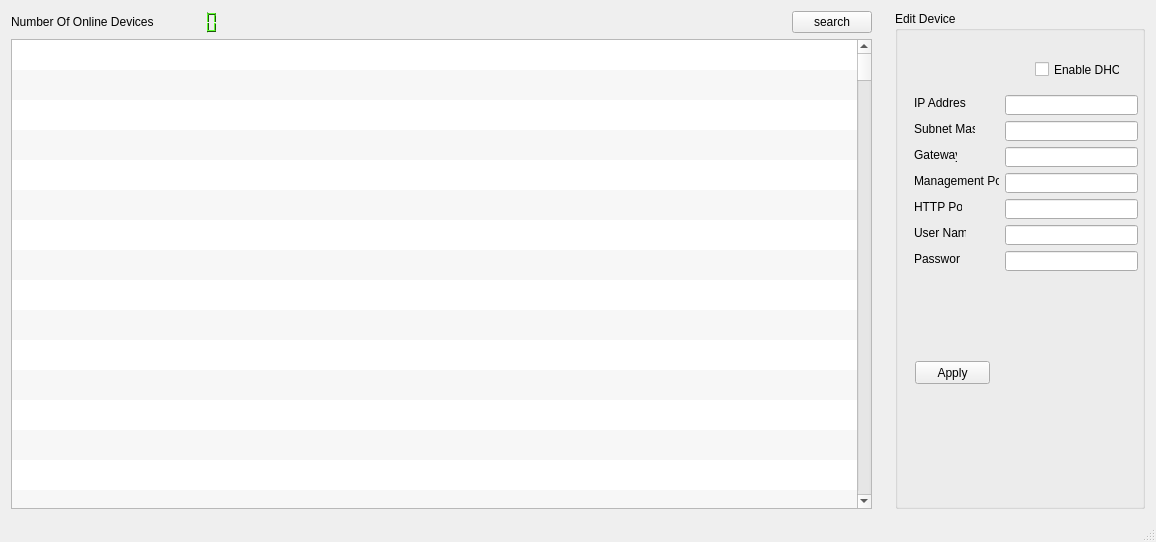
<?xml version="1.0" encoding="UTF-8"?>
<ui version="4.0">
 <class>MainWindow</class>
 <widget class="QMainWindow" name="MainWindow">
  <property name="geometry">
   <rect>
    <x>0</x>
    <y>0</y>
    <width>1156</width>
    <height>542</height>
   </rect>
  </property>
  <property name="minimumSize">
   <size>
    <width>1156</width>
    <height>542</height>
   </size>
  </property>
  <property name="windowTitle">
   <string>ODST</string>
  </property>
  <widget class="QWidget" name="centralWidget">
   <layout class="QHBoxLayout" name="horizontalLayout_2">
    <item>
     <layout class="QHBoxLayout" name="horizontalLayout"/>
    </item>
    <item>
     <layout class="QVBoxLayout" name="verticalLayout_2">
      <item>
       <layout class="QHBoxLayout" name="horizontalLayout_3">
        <item>
         <widget class="QLabel" name="label">
          <property name="text">
           <string>Number Of Online Devices</string>
          </property>
         </widget>
        </item>
        <item>
         <widget class="QLCDNumber" name="lcdNumber">
          <property name="sizePolicy">
           <sizepolicy hsizetype="Maximum" vsizetype="Preferred">
            <horstretch>0</horstretch>
            <verstretch>0</verstretch>
           </sizepolicy>
          </property>
          <property name="sizeIncrement">
           <size>
            <width>50</width>
            <height>50</height>
           </size>
          </property>
          <property name="palette">
           <palette>
            <active>
             <colorrole role="WindowText">
              <brush brushstyle="SolidPattern">
               <color alpha="255">
                <red>0</red>
                <green>0</green>
                <blue>0</blue>
               </color>
              </brush>
             </colorrole>
             <colorrole role="Button">
              <brush brushstyle="SolidPattern">
               <color alpha="255">
                <red>63</red>
                <green>170</green>
                <blue>30</blue>
               </color>
              </brush>
             </colorrole>
             <colorrole role="Light">
              <brush brushstyle="SolidPattern">
               <color alpha="255">
                <red>94</red>
                <green>255</green>
                <blue>45</blue>
               </color>
              </brush>
             </colorrole>
             <colorrole role="Midlight">
              <brush brushstyle="SolidPattern">
               <color alpha="255">
                <red>78</red>
                <green>212</green>
                <blue>37</blue>
               </color>
              </brush>
             </colorrole>
             <colorrole role="Dark">
              <brush brushstyle="SolidPattern">
               <color alpha="255">
                <red>31</red>
                <green>85</green>
                <blue>15</blue>
               </color>
              </brush>
             </colorrole>
             <colorrole role="Mid">
              <brush brushstyle="SolidPattern">
               <color alpha="255">
                <red>42</red>
                <green>113</green>
                <blue>20</blue>
               </color>
              </brush>
             </colorrole>
             <colorrole role="Text">
              <brush brushstyle="SolidPattern">
               <color alpha="255">
                <red>0</red>
                <green>0</green>
                <blue>0</blue>
               </color>
              </brush>
             </colorrole>
             <colorrole role="BrightText">
              <brush brushstyle="SolidPattern">
               <color alpha="255">
                <red>255</red>
                <green>255</green>
                <blue>255</blue>
               </color>
              </brush>
             </colorrole>
             <colorrole role="ButtonText">
              <brush brushstyle="SolidPattern">
               <color alpha="255">
                <red>0</red>
                <green>0</green>
                <blue>0</blue>
               </color>
              </brush>
             </colorrole>
             <colorrole role="Base">
              <brush brushstyle="SolidPattern">
               <color alpha="255">
                <red>255</red>
                <green>255</green>
                <blue>255</blue>
               </color>
              </brush>
             </colorrole>
             <colorrole role="Window">
              <brush brushstyle="SolidPattern">
               <color alpha="255">
                <red>63</red>
                <green>170</green>
                <blue>30</blue>
               </color>
              </brush>
             </colorrole>
             <colorrole role="Shadow">
              <brush brushstyle="SolidPattern">
               <color alpha="255">
                <red>0</red>
                <green>0</green>
                <blue>0</blue>
               </color>
              </brush>
             </colorrole>
             <colorrole role="AlternateBase">
              <brush brushstyle="SolidPattern">
               <color alpha="255">
                <red>159</red>
                <green>212</green>
                <blue>142</blue>
               </color>
              </brush>
             </colorrole>
             <colorrole role="ToolTipBase">
              <brush brushstyle="SolidPattern">
               <color alpha="255">
                <red>255</red>
                <green>255</green>
                <blue>220</blue>
               </color>
              </brush>
             </colorrole>
             <colorrole role="ToolTipText">
              <brush brushstyle="SolidPattern">
               <color alpha="255">
                <red>0</red>
                <green>0</green>
                <blue>0</blue>
               </color>
              </brush>
             </colorrole>
            </active>
            <inactive>
             <colorrole role="WindowText">
              <brush brushstyle="SolidPattern">
               <color alpha="255">
                <red>0</red>
                <green>0</green>
                <blue>0</blue>
               </color>
              </brush>
             </colorrole>
             <colorrole role="Button">
              <brush brushstyle="SolidPattern">
               <color alpha="255">
                <red>63</red>
                <green>170</green>
                <blue>30</blue>
               </color>
              </brush>
             </colorrole>
             <colorrole role="Light">
              <brush brushstyle="SolidPattern">
               <color alpha="255">
                <red>94</red>
                <green>255</green>
                <blue>45</blue>
               </color>
              </brush>
             </colorrole>
             <colorrole role="Midlight">
              <brush brushstyle="SolidPattern">
               <color alpha="255">
                <red>78</red>
                <green>212</green>
                <blue>37</blue>
               </color>
              </brush>
             </colorrole>
             <colorrole role="Dark">
              <brush brushstyle="SolidPattern">
               <color alpha="255">
                <red>31</red>
                <green>85</green>
                <blue>15</blue>
               </color>
              </brush>
             </colorrole>
             <colorrole role="Mid">
              <brush brushstyle="SolidPattern">
               <color alpha="255">
                <red>42</red>
                <green>113</green>
                <blue>20</blue>
               </color>
              </brush>
             </colorrole>
             <colorrole role="Text">
              <brush brushstyle="SolidPattern">
               <color alpha="255">
                <red>0</red>
                <green>0</green>
                <blue>0</blue>
               </color>
              </brush>
             </colorrole>
             <colorrole role="BrightText">
              <brush brushstyle="SolidPattern">
               <color alpha="255">
                <red>255</red>
                <green>255</green>
                <blue>255</blue>
               </color>
              </brush>
             </colorrole>
             <colorrole role="ButtonText">
              <brush brushstyle="SolidPattern">
               <color alpha="255">
                <red>0</red>
                <green>0</green>
                <blue>0</blue>
               </color>
              </brush>
             </colorrole>
             <colorrole role="Base">
              <brush brushstyle="SolidPattern">
               <color alpha="255">
                <red>255</red>
                <green>255</green>
                <blue>255</blue>
               </color>
              </brush>
             </colorrole>
             <colorrole role="Window">
              <brush brushstyle="SolidPattern">
               <color alpha="255">
                <red>63</red>
                <green>170</green>
                <blue>30</blue>
               </color>
              </brush>
             </colorrole>
             <colorrole role="Shadow">
              <brush brushstyle="SolidPattern">
               <color alpha="255">
                <red>0</red>
                <green>0</green>
                <blue>0</blue>
               </color>
              </brush>
             </colorrole>
             <colorrole role="AlternateBase">
              <brush brushstyle="SolidPattern">
               <color alpha="255">
                <red>159</red>
                <green>212</green>
                <blue>142</blue>
               </color>
              </brush>
             </colorrole>
             <colorrole role="ToolTipBase">
              <brush brushstyle="SolidPattern">
               <color alpha="255">
                <red>255</red>
                <green>255</green>
                <blue>220</blue>
               </color>
              </brush>
             </colorrole>
             <colorrole role="ToolTipText">
              <brush brushstyle="SolidPattern">
               <color alpha="255">
                <red>0</red>
                <green>0</green>
                <blue>0</blue>
               </color>
              </brush>
             </colorrole>
            </inactive>
            <disabled>
             <colorrole role="WindowText">
              <brush brushstyle="SolidPattern">
               <color alpha="255">
                <red>31</red>
                <green>85</green>
                <blue>15</blue>
               </color>
              </brush>
             </colorrole>
             <colorrole role="Button">
              <brush brushstyle="SolidPattern">
               <color alpha="255">
                <red>63</red>
                <green>170</green>
                <blue>30</blue>
               </color>
              </brush>
             </colorrole>
             <colorrole role="Light">
              <brush brushstyle="SolidPattern">
               <color alpha="255">
                <red>94</red>
                <green>255</green>
                <blue>45</blue>
               </color>
              </brush>
             </colorrole>
             <colorrole role="Midlight">
              <brush brushstyle="SolidPattern">
               <color alpha="255">
                <red>78</red>
                <green>212</green>
                <blue>37</blue>
               </color>
              </brush>
             </colorrole>
             <colorrole role="Dark">
              <brush brushstyle="SolidPattern">
               <color alpha="255">
                <red>31</red>
                <green>85</green>
                <blue>15</blue>
               </color>
              </brush>
             </colorrole>
             <colorrole role="Mid">
              <brush brushstyle="SolidPattern">
               <color alpha="255">
                <red>42</red>
                <green>113</green>
                <blue>20</blue>
               </color>
              </brush>
             </colorrole>
             <colorrole role="Text">
              <brush brushstyle="SolidPattern">
               <color alpha="255">
                <red>31</red>
                <green>85</green>
                <blue>15</blue>
               </color>
              </brush>
             </colorrole>
             <colorrole role="BrightText">
              <brush brushstyle="SolidPattern">
               <color alpha="255">
                <red>255</red>
                <green>255</green>
                <blue>255</blue>
               </color>
              </brush>
             </colorrole>
             <colorrole role="ButtonText">
              <brush brushstyle="SolidPattern">
               <color alpha="255">
                <red>31</red>
                <green>85</green>
                <blue>15</blue>
               </color>
              </brush>
             </colorrole>
             <colorrole role="Base">
              <brush brushstyle="SolidPattern">
               <color alpha="255">
                <red>63</red>
                <green>170</green>
                <blue>30</blue>
               </color>
              </brush>
             </colorrole>
             <colorrole role="Window">
              <brush brushstyle="SolidPattern">
               <color alpha="255">
                <red>63</red>
                <green>170</green>
                <blue>30</blue>
               </color>
              </brush>
             </colorrole>
             <colorrole role="Shadow">
              <brush brushstyle="SolidPattern">
               <color alpha="255">
                <red>0</red>
                <green>0</green>
                <blue>0</blue>
               </color>
              </brush>
             </colorrole>
             <colorrole role="AlternateBase">
              <brush brushstyle="SolidPattern">
               <color alpha="255">
                <red>63</red>
                <green>170</green>
                <blue>30</blue>
               </color>
              </brush>
             </colorrole>
             <colorrole role="ToolTipBase">
              <brush brushstyle="SolidPattern">
               <color alpha="255">
                <red>255</red>
                <green>255</green>
                <blue>220</blue>
               </color>
              </brush>
             </colorrole>
             <colorrole role="ToolTipText">
              <brush brushstyle="SolidPattern">
               <color alpha="255">
                <red>0</red>
                <green>0</green>
                <blue>0</blue>
               </color>
              </brush>
             </colorrole>
            </disabled>
           </palette>
          </property>
          <property name="font">
           <font>
            <family>Segoe Print</family>
           </font>
          </property>
          <property name="frameShape">
           <enum>QFrame::NoFrame</enum>
          </property>
          <property name="mode">
           <enum>QLCDNumber::Dec</enum>
          </property>
          <property name="intValue" stdset="0">
           <number>0</number>
          </property>
         </widget>
        </item>
        <item>
         <spacer name="horizontalSpacer_2">
          <property name="orientation">
           <enum>Qt::Horizontal</enum>
          </property>
          <property name="sizeHint" stdset="0">
           <size>
            <width>40</width>
            <height>20</height>
           </size>
          </property>
         </spacer>
        </item>
        <item>
         <widget class="QPushButton" name="searchButton">
          <property name="layoutDirection">
           <enum>Qt::RightToLeft</enum>
          </property>
          <property name="text">
           <string>search</string>
          </property>
         </widget>
        </item>
       </layout>
      </item>
      <item>
       <widget class="QTableWidget" name="cameraInfo">
        <property name="autoFillBackground">
         <bool>true</bool>
        </property>
        <property name="editTriggers">
         <set>QAbstractItemView::NoEditTriggers</set>
        </property>
        <property name="dragEnabled">
         <bool>false</bool>
        </property>
        <property name="alternatingRowColors">
         <bool>true</bool>
        </property>
        <property name="selectionMode">
         <enum>QAbstractItemView::SingleSelection</enum>
        </property>
        <property name="selectionBehavior">
         <enum>QAbstractItemView::SelectRows</enum>
        </property>
        <property name="showGrid">
         <bool>false</bool>
        </property>
        <property name="gridStyle">
         <enum>Qt::NoPen</enum>
        </property>
        <property name="sortingEnabled">
         <bool>true</bool>
        </property>
        <property name="wordWrap">
         <bool>false</bool>
        </property>
        <property name="cornerButtonEnabled">
         <bool>true</bool>
        </property>
        <property name="rowCount">
         <number>248</number>
        </property>
        <attribute name="horizontalHeaderVisible">
         <bool>false</bool>
        </attribute>
        <attribute name="horizontalHeaderCascadingSectionResizes">
         <bool>false</bool>
        </attribute>
        <attribute name="horizontalHeaderDefaultSectionSize">
         <number>150</number>
        </attribute>
        <attribute name="horizontalHeaderHighlightSections">
         <bool>true</bool>
        </attribute>
        <attribute name="horizontalHeaderMinimumSectionSize">
         <number>50</number>
        </attribute>
        <attribute name="horizontalHeaderStretchLastSection">
         <bool>true</bool>
        </attribute>
        <attribute name="verticalHeaderVisible">
         <bool>false</bool>
        </attribute>
        <attribute name="verticalHeaderHighlightSections">
         <bool>true</bool>
        </attribute>
        <attribute name="verticalHeaderMinimumSectionSize">
         <number>30</number>
        </attribute>
        <attribute name="verticalHeaderShowSortIndicator" stdset="0">
         <bool>true</bool>
        </attribute>
        <row/>
        <row/>
        <row/>
        <row/>
        <row/>
        <row/>
        <row/>
        <row/>
        <row/>
        <row/>
        <row/>
        <row/>
        <row/>
        <row/>
        <row/>
        <row/>
        <row/>
        <row/>
        <row/>
        <row/>
        <row/>
        <row/>
        <row/>
        <row/>
        <row/>
        <row/>
        <row/>
        <row/>
        <row/>
        <row/>
        <row/>
        <row/>
        <row/>
        <row/>
        <row/>
        <row/>
        <row/>
        <row/>
        <row/>
        <row/>
        <row/>
        <row/>
        <row/>
        <row/>
        <row/>
        <row/>
        <row/>
        <row/>
        <row/>
        <row/>
        <row/>
        <row/>
        <row/>
        <row/>
        <row/>
        <row/>
        <row/>
        <row/>
        <row/>
        <row/>
        <row/>
        <row/>
        <row/>
        <row/>
        <row/>
        <row/>
        <row/>
        <row/>
        <row/>
        <row/>
        <row/>
        <row/>
        <row/>
        <row/>
        <row/>
        <row/>
        <row/>
        <row/>
        <row/>
        <row/>
        <row/>
        <row/>
        <row/>
        <row/>
        <row/>
        <row/>
        <row/>
        <row/>
        <row/>
        <row/>
        <row/>
        <row/>
        <row/>
        <row/>
        <row/>
        <row/>
        <row/>
        <row/>
        <row/>
        <row/>
        <row/>
        <row/>
        <row/>
        <row/>
        <row/>
        <row/>
        <row/>
        <row/>
        <row/>
        <row/>
        <row/>
        <row/>
        <row/>
        <row/>
        <row/>
        <row/>
        <row/>
        <row/>
        <row/>
        <row/>
        <row/>
        <row/>
        <row/>
        <row/>
        <row/>
        <row/>
        <row/>
        <row/>
        <row/>
        <row/>
        <row/>
        <row/>
        <row/>
        <row/>
        <row/>
        <row/>
        <row/>
        <row/>
        <row/>
        <row/>
        <row/>
        <row/>
        <row/>
        <row/>
        <row/>
        <row/>
        <row/>
        <row/>
        <row/>
        <row/>
        <row/>
        <row/>
        <row/>
        <row/>
        <row/>
        <row/>
        <row/>
        <row/>
        <row/>
        <row/>
        <row/>
        <row/>
        <row/>
        <row/>
        <row/>
        <row/>
        <row/>
        <row/>
        <row/>
        <row/>
        <row/>
        <row/>
        <row/>
        <row/>
        <row/>
        <row/>
        <row/>
        <row/>
        <row/>
        <row/>
        <row/>
        <row/>
        <row/>
        <row/>
        <row/>
        <row/>
        <row/>
        <row/>
        <row/>
        <row/>
        <row/>
        <row/>
        <row/>
        <row/>
        <row/>
        <row/>
        <row/>
        <row/>
        <row/>
        <row/>
        <row/>
        <row/>
        <row/>
        <row/>
        <row/>
        <row/>
        <row/>
        <row/>
        <row/>
        <row/>
        <row/>
        <row/>
        <row/>
        <row/>
        <row/>
        <row/>
        <row/>
        <row/>
        <row/>
        <row/>
        <row/>
        <row/>
        <row/>
        <row/>
        <row/>
        <row/>
        <row/>
        <row/>
        <row/>
        <row/>
        <row/>
        <row/>
        <row/>
        <row/>
        <row/>
        <row/>
        <row/>
        <row/>
        <row/>
        <row/>
        <row/>
        <row/>
        <row/>
        <row/>
        <row/>
        <row/>
        <row/>
        <row/>
        <column>
         <property name="text">
          <string>ID</string>
         </property>
        </column>
        <column>
         <property name="text">
          <string comment="disam" extracomment="Test">Port</string>
         </property>
        </column>
        <column>
         <property name="text">
          <string>Gateway</string>
         </property>
        </column>
        <column>
         <property name="text">
          <string>Device Serial</string>
         </property>
        </column>
        <column>
         <property name="text">
          <string>Ip Address</string>
         </property>
        </column>
       </widget>
      </item>
     </layout>
    </item>
    <item>
     <spacer name="verticalSpacer_2">
      <property name="orientation">
       <enum>Qt::Vertical</enum>
      </property>
      <property name="sizeHint" stdset="0">
       <size>
        <width>17</width>
        <height>178</height>
       </size>
      </property>
     </spacer>
    </item>
    <item>
     <widget class="QGroupBox" name="groupBox">
      <property name="minimumSize">
       <size>
        <width>250</width>
        <height>50</height>
       </size>
      </property>
      <property name="title">
       <string>Edit Device</string>
      </property>
      <widget class="QLineEdit" name="passwordLineEdit">
       <property name="geometry">
        <rect>
         <x>110</x>
         <y>240</y>
         <width>133</width>
         <height>20</height>
        </rect>
       </property>
      </widget>
      <widget class="QLabel" name="passwordLabel">
       <property name="geometry">
        <rect>
         <x>19</x>
         <y>240</y>
         <width>46</width>
         <height>16</height>
        </rect>
       </property>
       <property name="text">
        <string>Password</string>
       </property>
      </widget>
      <widget class="QLineEdit" name="userNameLineEdit">
       <property name="geometry">
        <rect>
         <x>110</x>
         <y>214</y>
         <width>133</width>
         <height>20</height>
        </rect>
       </property>
      </widget>
      <widget class="QLabel" name="userNameLabel">
       <property name="geometry">
        <rect>
         <x>19</x>
         <y>214</y>
         <width>52</width>
         <height>16</height>
        </rect>
       </property>
       <property name="text">
        <string>User Name</string>
       </property>
      </widget>
      <widget class="QLineEdit" name="subnetMaskLineEdit">
       <property name="geometry">
        <rect>
         <x>110</x>
         <y>110</y>
         <width>133</width>
         <height>20</height>
        </rect>
       </property>
      </widget>
      <widget class="QLabel" name="subnetMaskLabel">
       <property name="geometry">
        <rect>
         <x>19</x>
         <y>110</y>
         <width>61</width>
         <height>16</height>
        </rect>
       </property>
       <property name="text">
        <string>Subnet Mask</string>
       </property>
      </widget>
      <widget class="QLineEdit" name="managementPortLineEdit">
       <property name="geometry">
        <rect>
         <x>110</x>
         <y>162</y>
         <width>133</width>
         <height>20</height>
        </rect>
       </property>
      </widget>
      <widget class="QLabel" name="managementPortLabel">
       <property name="geometry">
        <rect>
         <x>19</x>
         <y>162</y>
         <width>85</width>
         <height>16</height>
        </rect>
       </property>
       <property name="text">
        <string>Management Port</string>
       </property>
      </widget>
      <widget class="QLineEdit" name="gatewayLineEdit">
       <property name="geometry">
        <rect>
         <x>110</x>
         <y>136</y>
         <width>133</width>
         <height>20</height>
        </rect>
       </property>
      </widget>
      <widget class="QLabel" name="gatewayLabel_2">
       <property name="geometry">
        <rect>
         <x>19</x>
         <y>136</y>
         <width>43</width>
         <height>16</height>
        </rect>
       </property>
       <property name="text">
        <string>Gateway</string>
       </property>
      </widget>
      <widget class="QLineEdit" name="hTTPPortLineEdit">
       <property name="geometry">
        <rect>
         <x>110</x>
         <y>188</y>
         <width>133</width>
         <height>20</height>
        </rect>
       </property>
      </widget>
      <widget class="QLabel" name="hTTPPortLabel">
       <property name="geometry">
        <rect>
         <x>19</x>
         <y>188</y>
         <width>48</width>
         <height>16</height>
        </rect>
       </property>
       <property name="text">
        <string>HTTP Port</string>
       </property>
      </widget>
      <widget class="QLineEdit" name="iPAddressLineEdit_2">
       <property name="geometry">
        <rect>
         <x>110</x>
         <y>84</y>
         <width>133</width>
         <height>20</height>
        </rect>
       </property>
      </widget>
      <widget class="QLabel" name="iPAddressLabel_2">
       <property name="geometry">
        <rect>
         <x>19</x>
         <y>84</y>
         <width>52</width>
         <height>16</height>
        </rect>
       </property>
       <property name="text">
        <string>IP Address</string>
       </property>
      </widget>
      <widget class="QPushButton" name="applyButton">
       <property name="geometry">
        <rect>
         <x>20</x>
         <y>350</y>
         <width>75</width>
         <height>23</height>
        </rect>
       </property>
       <property name="cursor">
        <cursorShape>ArrowCursor</cursorShape>
       </property>
       <property name="text">
        <string>Apply</string>
       </property>
       <property name="checkable">
        <bool>false</bool>
       </property>
      </widget>
      <widget class="QCheckBox" name="checkBox">
       <property name="geometry">
        <rect>
         <x>140</x>
         <y>50</y>
         <width>85</width>
         <height>17</height>
        </rect>
       </property>
       <property name="text">
        <string>Enable DHCP</string>
       </property>
      </widget>
     </widget>
    </item>
   </layout>
  </widget>
  <widget class="QStatusBar" name="statusBar"/>
 </widget>
 <layoutdefault spacing="6" margin="11"/>
 <resources/>
 <connections>
  <connection>
   <sender>checkBox</sender>
   <signal>toggled(bool)</signal>
   <receiver>iPAddressLineEdit_2</receiver>
   <slot>setDisabled(bool)</slot>
   <hints>
    <hint type="sourcelabel">
     <x>1121</x>
     <y>75</y>
    </hint>
    <hint type="destinationlabel">
     <x>1139</x>
     <y>112</y>
    </hint>
   </hints>
  </connection>
  <connection>
   <sender>checkBox</sender>
   <signal>toggled(bool)</signal>
   <receiver>subnetMaskLineEdit</receiver>
   <slot>setDisabled(bool)</slot>
   <hints>
    <hint type="sourcelabel">
     <x>1121</x>
     <y>75</y>
    </hint>
    <hint type="destinationlabel">
     <x>1139</x>
     <y>138</y>
    </hint>
   </hints>
  </connection>
  <connection>
   <sender>checkBox</sender>
   <signal>clicked(bool)</signal>
   <receiver>gatewayLineEdit</receiver>
   <slot>setDisabled(bool)</slot>
   <hints>
    <hint type="sourcelabel">
     <x>1121</x>
     <y>75</y>
    </hint>
    <hint type="destinationlabel">
     <x>1139</x>
     <y>164</y>
    </hint>
   </hints>
  </connection>
  <connection>
   <sender>checkBox</sender>
   <signal>clicked(bool)</signal>
   <receiver>managementPortLineEdit</receiver>
   <slot>setDisabled(bool)</slot>
   <hints>
    <hint type="sourcelabel">
     <x>1121</x>
     <y>75</y>
    </hint>
    <hint type="destinationlabel">
     <x>1139</x>
     <y>190</y>
    </hint>
   </hints>
  </connection>
  <connection>
   <sender>checkBox</sender>
   <signal>clicked(bool)</signal>
   <receiver>hTTPPortLineEdit</receiver>
   <slot>setDisabled(bool)</slot>
   <hints>
    <hint type="sourcelabel">
     <x>1121</x>
     <y>75</y>
    </hint>
    <hint type="destinationlabel">
     <x>1139</x>
     <y>216</y>
    </hint>
   </hints>
  </connection>
 </connections>
</ui>
